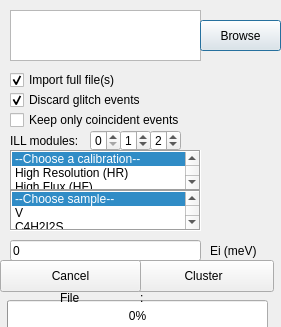
<?xml version="1.0" encoding="UTF-8"?>
<ui version="4.0">
 <class>Cluster</class>
 <widget class="QDialog" name="Cluster">
  <property name="geometry">
   <rect>
    <x>0</x>
    <y>0</y>
    <width>281</width>
    <height>327</height>
   </rect>
  </property>
  <property name="windowTitle">
   <string>Dialog</string>
  </property>
  <property name="windowOpacity">
   <double>0.980000000000000</double>
  </property>
  <widget class="QCheckBox" name="import_full">
   <property name="geometry">
    <rect>
     <x>10</x>
     <y>70</y>
     <width>121</width>
     <height>20</height>
    </rect>
   </property>
   <property name="text">
    <string>Import full file(s)</string>
   </property>
   <property name="checked">
    <bool>true</bool>
   </property>
   <property name="tristate">
    <bool>false</bool>
   </property>
  </widget>
  <widget class="QCheckBox" name="discard_glitch">
   <property name="geometry">
    <rect>
     <x>10</x>
     <y>90</y>
     <width>161</width>
     <height>20</height>
    </rect>
   </property>
   <property name="text">
    <string>Discard glitch events</string>
   </property>
   <property name="checked">
    <bool>true</bool>
   </property>
  </widget>
  <widget class="QCheckBox" name="keep_only_ce">
   <property name="geometry">
    <rect>
     <x>10</x>
     <y>110</y>
     <width>201</width>
     <height>20</height>
    </rect>
   </property>
   <property name="text">
    <string>Keep only coincident events</string>
   </property>
  </widget>
  <widget class="QListWidget" name="choose_calibration">
   <property name="geometry">
    <rect>
     <x>10</x>
     <y>150</y>
     <width>191</width>
     <height>41</height>
    </rect>
   </property>
   <property name="frameShape">
    <enum>QFrame::Box</enum>
   </property>
   <property name="editTriggers">
    <set>QAbstractItemView::DoubleClicked|QAbstractItemView::EditKeyPressed|QAbstractItemView::SelectedClicked</set>
   </property>
   <property name="selectionBehavior">
    <enum>QAbstractItemView::SelectRows</enum>
   </property>
   <property name="textElideMode">
    <enum>Qt::ElideMiddle</enum>
   </property>
   <property name="verticalScrollMode">
    <enum>QAbstractItemView::ScrollPerItem</enum>
   </property>
   <property name="horizontalScrollMode">
    <enum>QAbstractItemView::ScrollPerItem</enum>
   </property>
   <property name="selectionRectVisible">
    <bool>true</bool>
   </property>
   <property name="currentRow">
    <number>0</number>
   </property>
   <item>
    <property name="text">
     <string>--Choose a calibration--</string>
    </property>
   </item>
   <item>
    <property name="text">
     <string>High Resolution (HR)</string>
    </property>
   </item>
   <item>
    <property name="text">
     <string>High Flux (HF)</string>
    </property>
   </item>
   <item>
    <property name="text">
     <string>Rate Repetition Mode (RRM)</string>
    </property>
   </item>
  </widget>
  <widget class="QTextBrowser" name="Files">
   <property name="geometry">
    <rect>
     <x>10</x>
     <y>10</y>
     <width>191</width>
     <height>51</height>
    </rect>
   </property>
   <property name="horizontalScrollBarPolicy">
    <enum>Qt::ScrollBarAsNeeded</enum>
   </property>
  </widget>
  <widget class="QPushButton" name="Browse">
   <property name="geometry">
    <rect>
     <x>200</x>
     <y>20</y>
     <width>81</width>
     <height>31</height>
    </rect>
   </property>
   <property name="text">
    <string>Browse</string>
   </property>
  </widget>
  <widget class="QLabel" name="label">
   <property name="geometry">
    <rect>
     <x>210</x>
     <y>240</y>
     <width>60</width>
     <height>21</height>
    </rect>
   </property>
   <property name="text">
    <string>Ei (meV)</string>
   </property>
  </widget>
  <widget class="QLineEdit" name="energy_selection">
   <property name="geometry">
    <rect>
     <x>10</x>
     <y>240</y>
     <width>191</width>
     <height>21</height>
    </rect>
   </property>
   <property name="text">
    <string>0</string>
   </property>
  </widget>
  <widget class="QPushButton" name="initiate_cluster">
   <property name="geometry">
    <rect>
     <x>133</x>
     <y>260</y>
     <width>141</width>
     <height>32</height>
    </rect>
   </property>
   <property name="text">
    <string>Cluster</string>
   </property>
  </widget>
  <widget class="QPushButton" name="cancel_cluster">
   <property name="geometry">
    <rect>
     <x>0</x>
     <y>260</y>
     <width>141</width>
     <height>32</height>
    </rect>
   </property>
   <property name="text">
    <string>Cancel</string>
   </property>
  </widget>
  <widget class="QListWidget" name="choose_sample">
   <property name="geometry">
    <rect>
     <x>10</x>
     <y>190</y>
     <width>191</width>
     <height>41</height>
    </rect>
   </property>
   <property name="frameShape">
    <enum>QFrame::Box</enum>
   </property>
   <property name="editTriggers">
    <set>QAbstractItemView::DoubleClicked|QAbstractItemView::EditKeyPressed|QAbstractItemView::SelectedClicked</set>
   </property>
   <property name="selectionBehavior">
    <enum>QAbstractItemView::SelectRows</enum>
   </property>
   <property name="textElideMode">
    <enum>Qt::ElideMiddle</enum>
   </property>
   <property name="verticalScrollMode">
    <enum>QAbstractItemView::ScrollPerItem</enum>
   </property>
   <property name="horizontalScrollMode">
    <enum>QAbstractItemView::ScrollPerItem</enum>
   </property>
   <property name="selectionRectVisible">
    <bool>true</bool>
   </property>
   <property name="currentRow">
    <number>0</number>
   </property>
   <item>
    <property name="text">
     <string>--Choose sample--</string>
    </property>
   </item>
   <item>
    <property name="text">
     <string>V</string>
    </property>
   </item>
   <item>
    <property name="text">
     <string>C4H2I2S</string>
    </property>
   </item>
   <item>
    <property name="text">
     <string>H2O</string>
    </property>
   </item>
   <item>
    <property name="text">
     <string>Si</string>
    </property>
   </item>
   <item>
    <property name="text">
     <string>US</string>
    </property>
   </item>
   <item>
    <property name="text">
     <string>Direct Beam</string>
    </property>
   </item>
   <item>
    <property name="text">
     <string>Background</string>
    </property>
   </item>
  </widget>
  <widget class="QProgressBar" name="progressBar">
   <property name="enabled">
    <bool>true</bool>
   </property>
   <property name="geometry">
    <rect>
     <x>7</x>
     <y>300</y>
     <width>261</width>
     <height>31</height>
    </rect>
   </property>
   <property name="value">
    <number>0</number>
   </property>
  </widget>
  <widget class="QLabel" name="Loading_text">
   <property name="geometry">
    <rect>
     <x>150</x>
     <y>290</y>
     <width>81</width>
     <height>16</height>
    </rect>
   </property>
   <property name="text">
    <string/>
   </property>
  </widget>
  <widget class="QLabel" name="File_text">
   <property name="geometry">
    <rect>
     <x>60</x>
     <y>290</y>
     <width>31</width>
     <height>16</height>
    </rect>
   </property>
   <property name="text">
    <string>File</string>
   </property>
  </widget>
  <widget class="QLabel" name="file_progression_text">
   <property name="geometry">
    <rect>
     <x>90</x>
     <y>290</y>
     <width>41</width>
     <height>16</height>
    </rect>
   </property>
   <property name="text">
    <string/>
   </property>
  </widget>
  <widget class="QLabel" name="colon">
   <property name="geometry">
    <rect>
     <x>140</x>
     <y>290</y>
     <width>16</width>
     <height>16</height>
    </rect>
   </property>
   <property name="text">
    <string>:</string>
   </property>
  </widget>
  <widget class="QLabel" name="File_text_2">
   <property name="geometry">
    <rect>
     <x>10</x>
     <y>130</y>
     <width>81</width>
     <height>21</height>
    </rect>
   </property>
   <property name="text">
    <string>ILL modules:</string>
   </property>
  </widget>
  <widget class="QSpinBox" name="ILL_1">
   <property name="geometry">
    <rect>
     <x>90</x>
     <y>130</y>
     <width>31</width>
     <height>21</height>
    </rect>
   </property>
  </widget>
  <widget class="QSpinBox" name="ILL_2">
   <property name="geometry">
    <rect>
     <x>120</x>
     <y>130</y>
     <width>31</width>
     <height>21</height>
    </rect>
   </property>
   <property name="value">
    <number>1</number>
   </property>
  </widget>
  <widget class="QSpinBox" name="ILL_3">
   <property name="geometry">
    <rect>
     <x>150</x>
     <y>130</y>
     <width>31</width>
     <height>21</height>
    </rect>
   </property>
   <property name="value">
    <number>2</number>
   </property>
  </widget>
 </widget>
 <resources/>
 <connections/>
</ui>
